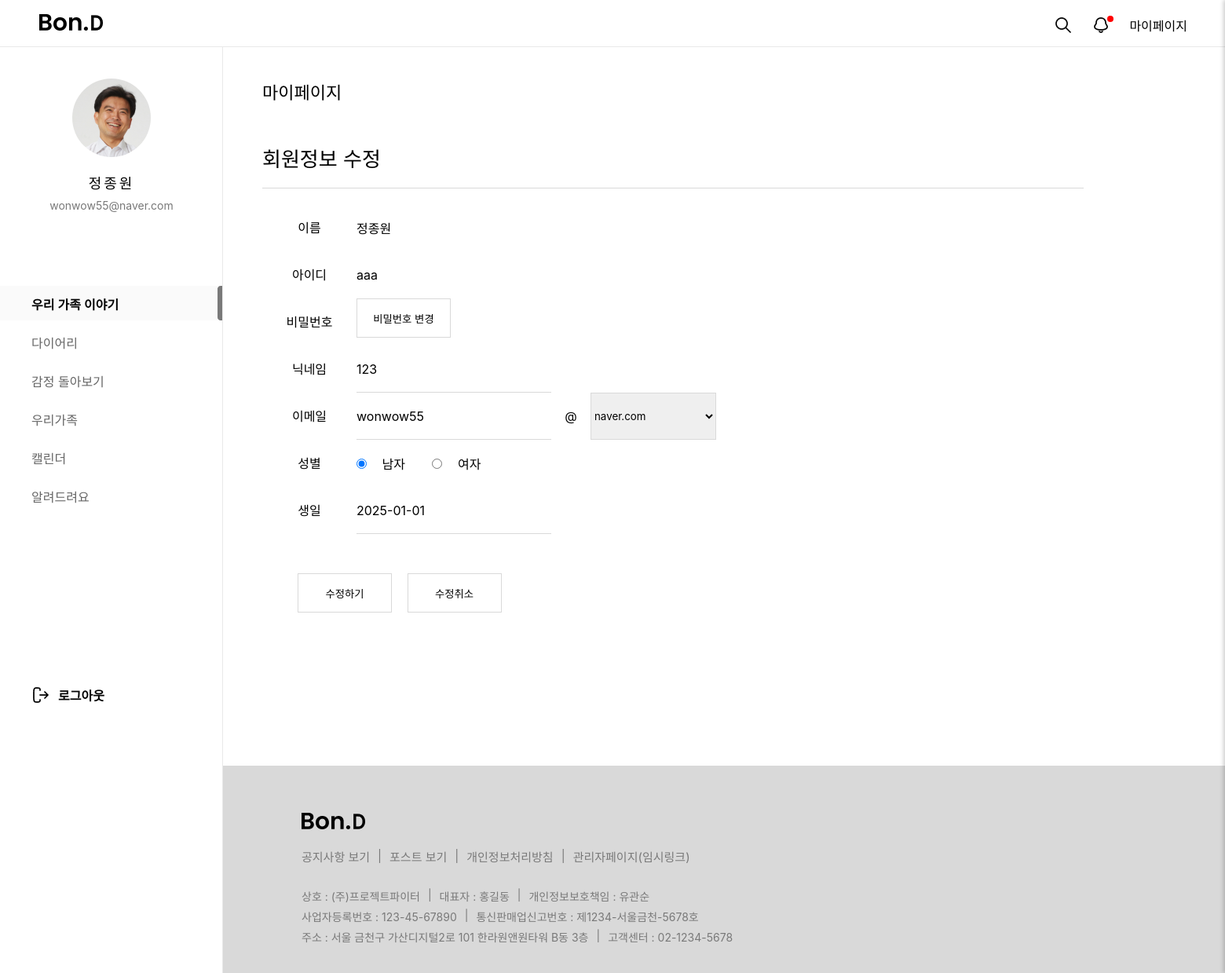
The page /mypage/modify/ (signed in) on the database its author committed.
### mypage/models.py (models this page shows, shortened)
class Img(models.Model):
  id = models.CharField(max_length=50, primary_key=True)  # 고유한 ID
  img = models.ImageField(upload_to='images/', null=True, blank=True, default='../static/images/calendar1/default_profile.png')  # 디폴트 이미지 설정

### loginpage/models.py (models this page shows, shortened)
class Member(models.Model):
  id = models.CharField(max_length=50,primary_key=True)
  pw = models.CharField(max_length=100)
  name = models.CharField(max_length=100)
  nicName = models.CharField(max_length=100,default='123')
  mail = models.EmailField(max_length=100)
  birthday = models.CharField(max_length=50)
  gender = models.CharField(max_length=10,choices=[('남자', '남자'), ('여자', '여자')])
  mdate = models.DateTimeField(auto_now=True)
  created_group = models.OneToOneField(
        'diary.GroupDiary',  # '앱이름.모델이름' 형식
        on_delete=models.SET_NULL,
        null=True,
        blank=True,
        related_name='creator'
    )
  joined_group = models.ForeignKey(
        'diary.GroupDiary',  # '앱이름.모델이름' 형식
        on_delete=models.SET_NULL,
        null=True,
        blank=True,
        related_name='members'
    )

### mypage/views.py (the view, shortened to what this page needs)
# urls.py: path('modify/', views.modify, name="modify"),
def modify(request):
  id = request.session['session_id']
  qs = Member.objects.filter(id=id)
  if request.method == 'GET':
    qb = Img.objects.filter(id=id).first()
    email = qs[0].mail.split('@')
    context = {'mem_info':qs[0], 'mail_id':email[0], 'mail_domain':email[1], 'qb':qb}
    return render(request, 'mypage_modi.html', context)

### mypage/templates/mypage_modi.html (shortened to what this page needs)
{% extends 'main_navi_base.html' %}
{% load static %}
  {% block profill-block%}
  <div id="user_profile">
    <div id="pimg">
      <img src="{{ qb.img.url }}" alt="">
    </div>
    <p id="uName" >{{mem_info.name}}</p>
    <p id="uEmail">{{mem_info.mail}}</p>
  </div>
		<nav id="menu">
			<ul>
				<a href="/main/index/"><li class="menu_item active">우리 가족 이야기</li></a>
				<a href="/diary/diaryHome/"><li class="menu_item">다이어리</li></a>
				<a href="/emotion/main/"><li class="menu_item">감정 돌아보기</li></a>
				<a href="/family1/fam/"><li class="menu_item">우리가족</li></a>
				<a href="/calendar1/cal/"><li class="menu_item">캘린더</li></a>
				<a href="/customer/"><li class="menu_item">알려드려요</li></a>
			</ul>
		</nav>
  {% endblock profill-block%}
  {% block container-block%}
  <div id="container">
    <div id="mypage_top">
      <span>마이페이지</span>
    </div>
    <div class="mypage_cont_title">
      <span>회원정보 수정</span>
    </div>
    <form action="/mypage/modify/" method='post' name='mymodiFrm'>
      <div class="mypage_cont">
        <div class="mypage_name">
          <span>이름</span>
          <div>
            <input type="text" value='{{mem_info.name}}' readonly>
          </div>
        </div>
        <div class="mypage_id">
          <span>아이디</span>
          <div>
            <input type="text" value='{{mem_info.id}}' readonly>
          </div>
        </div>
        <div class="mypage_pw">
          <span>비밀번호</span>
          <button type="button" class="mypage_pw_chgbtn">비밀번호 변경</button>
        </div>
        <div class="mypage_nicname">
          <span>닉네임</span>
          <div>
            <input type="text" name='mypage_nicname' value='{{mem_info.nicName}}'>
          </div>
        </div>
        <div class="mypage_email">
          <span>이메일</span>
          <div class="mypage_email">
            <input type="text" name='mypage_mailid' value='{{mail_id}}'>
            <p>@</p>
            <select class="mypage_email2" name="mypage_email2" id='mypage_email2'>
              <option value="naver.com" {% if mail_domain == 'naver.com' %} selected {% endif %}>naver.com</option>
            </select>
        </div>
      </div>
      <div class="mypage_gender">
        <span>성별</span>
        <div class='mypage_gender_chk'>
          <input type="radio" id="mypage_gender_m" value="남자" name="mypage_gender" {% if mem_info.gender == '남자' %} checked {% endif %}>
          <label for="mypage_gender_m">남자</label>
          <input type="radio" id="mypage_gender_f" value="여자" name="mypage_gender" {% if mem_info.gender == '여자' %} checked {% endif %}>
          <label for="mypage_gender_f">여자</label>
        </div>
      </div>
      <div class="mypage_birth">
        <span>생일</span>
        <div>
          <input type="text" name='mypage_birth' value='{{mem_info.birthday}}'>
        </div>
      </div>
    </div>
    <div id="mypage_modi_btn">
      <button type="button" class='mypage_modisave_btn'>수정하기</button>
      <button type="button" class='mypage_modicancel_btn'>수정취소</button>
    </div>
  </form>
  </div>
  {% endblock container-block%}

### static/css/main_navi_base.css (style rules this page uses)
* { margin: 0; padding: 0; font-family: "Pretendard Variable", Pretendard, -apple-system, BlinkMacSystemFont, system-ui, Roboto, "Helvetica Neue", "Segoe UI", "Apple SD Gothic Neo", "Noto Sans KR", "Malgun Gothic", "Apple Color Emoji", "Segoe UI Emoji", "Segoe UI Symbol", sans-serif; }
button { cursor: pointer; }
a { text-decoration: none; color: inherit; cursor: pointer; }
ol, ul { list-style: none; }
#user_profile { width: 284px; height: 264px; text-align: center; }
#uName { font-size: 18px; font-weight: 500; letter-spacing: 3px; line-height: 21px; margin-top:23px }
#uEmail { font-size: 14px; font-weight: 400; line-height: 17px; color: #797979; margin-top:9px }
#pimg { width: 100px; height: 100px; border-radius: 100%; overflow: hidden; margin: 40px auto 0; }
#pimg img { width: 100%; height: 100%; object-fit: cover; }
#menu ul { list-style: none; padding-left: 0; margin-bottom: 220px; }
#menu ul li { height: 44px; padding: 11px 0 11px 40px; margin-bottom: 5px; box-sizing: border-box; transition: background-color 0.3s, color 0.3s; }
.menu_item { font-size: 16px; font-weight: 400; color: #666; }
.menu_item.active { font-size: 16px; font-weight: 600; color: #000; background-color: #FAFAFA; background-image: url(/static/images/home/menu_bar.png); background-repeat: no-repeat; background-position: right center; }

### static/css/customer/customer_service.css (style rules this page uses)
* { margin: 0; padding: 0; box-sizing: border-box; font-family: "Pretendard Variable", Pretendard, -apple-system, BlinkMacSystemFont, system-ui, Roboto, "Helvetica Neue", "Segoe UI", "Apple SD Gothic Neo", "Noto Sans KR", "Malgun Gothic", "Apple Color Emoji", "Segoe UI Emoji", "Segoe UI Symbol", sans-serif; }
a { text-decoration: none; }
body, html { height: 100%; }
#container { width: 100%; min-height: 100vh; padding: 100px 180px 300px 334px; }

### static/css/customer/customer_notice_view.css (style rules this page uses)
* { margin: 0; padding: 0; box-sizing: border-box; font-family: "Pretendard Variable", Pretendard, -apple-system, BlinkMacSystemFont, system-ui, Roboto, "Helvetica Neue", "Segoe UI", "Apple SD Gothic Neo", "Noto Sans KR", "Malgun Gothic", "Apple Color Emoji", "Segoe UI Emoji", "Segoe UI Symbol", sans-serif; }
a { text-decoration: none; }
body, html { height: 100%; }
#container { width: 100%; min-height: 100vh; padding: 100px 180px 300px 334px; }

### static/css/customer/customer_notice_list.css (style rules this page uses)
* { margin: 0; padding: 0; box-sizing: border-box; font-family: "Pretendard Variable", Pretendard, -apple-system, BlinkMacSystemFont, system-ui, Roboto, "Helvetica Neue", "Segoe UI", "Apple SD Gothic Neo", "Noto Sans KR", "Malgun Gothic", "Apple Color Emoji", "Segoe UI Emoji", "Segoe UI Symbol", sans-serif; }
a { text-decoration: none; color:inherit; }
body, html { height: 100%; }
#container { width: 100%; min-height: 100vh; padding: 60px 300px 0 300px; }

### static/css/emotion/emotion.css (style rules this page uses)
* { margin: 0; padding: 0; box-sizing: border-box; font-family: "Pretendard Variable", Pretendard, -apple-system, BlinkMacSystemFont, system-ui, Roboto, "Helvetica Neue", "Segoe UI", "Apple SD Gothic Neo", "Noto Sans KR", "Malgun Gothic", "Apple Color Emoji", "Segoe UI Emoji", "Segoe UI Symbol", sans-serif; }
a { text-decoration: none; color: inherit; cursor: pointer; }
ol, ul { list-style: none; }
body, html { height: 100%; }
#container { width: 100%; min-height: 100vh; padding: 100px 100px 100px 334px; margin-bottom: 35px; }

### rows shown on the page
Img: img (picture)
Member: name "정종원", mail "wonwow55@naver.com", id "aaa", mypage_nicname "123", gender "☑ 남자", gender "☐ 여자", mypage_birth "2025-01-01"
